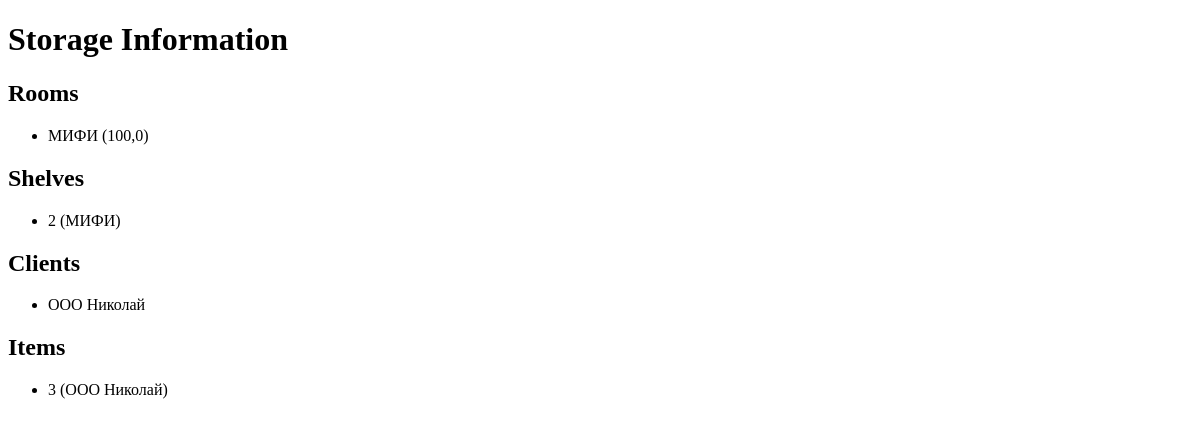
Page /storage/ on the earlier database version.
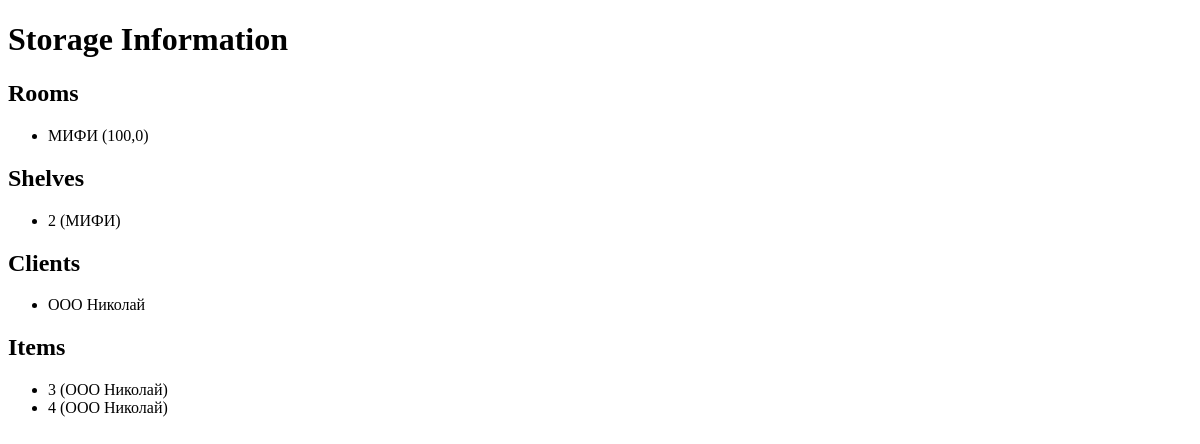
Same page on the later database version.
### Warehouse/models.py (models this page shows, shortened)
class Room(models.Model):
    name = models.CharField(max_length=100, verbose_name='Название склада')
    volume = models.FloatField(verbose_name='Объем')
    def __str__(self):
        return self.name
    class Meta:
        verbose_name_plural = 'Склады'
        verbose_name = 'Склад'
        ordering = ['name']

class Shelf(models.Model):
    number = models.PositiveIntegerField(verbose_name='Номер стеллажа')
    room = models.ForeignKey(Room, on_delete=models.CASCADE, verbose_name='Склад')
    storage_capacity = models.PositiveIntegerField(verbose_name='Вместимость')
    height = models.FloatField(verbose_name='Высота')
    width = models.FloatField(verbose_name='Ширина')
    length = models.FloatField(verbose_name='Длина')
    max_load = models.FloatField(verbose_name='Максимальная нагрузка')
    class Meta:
        verbose_name_plural = 'Стеллажи'
        verbose_name = 'Стеллаж'
        ordering = ['number']

class Client(models.Model):
    name = models.CharField(max_length=100, verbose_name='Название организации')
    bank_details = models.TextField(verbose_name='Банковские реквизиты')
    def __str__(self):
        return self.name
    class Meta:
        verbose_name_plural = 'Клиенты'
        verbose_name = 'Клиент'
        ordering = ['name']

class Product(models.Model):
    name = models.CharField(max_length=100, verbose_name='Название товара')
    height = models.FloatField(verbose_name='Высота')
    width = models.FloatField(verbose_name='Ширина')
    length = models.FloatField(verbose_name='Длина')
    weight = models.FloatField(verbose_name='Вес')
    arrival_date = models.DateField(verbose_name='Дата поступления')
    contract_number = models.PositiveIntegerField(verbose_name='Номер договора')
    client = models.ForeignKey(Client, on_delete=models.CASCADE, verbose_name='Клиент')
    contract_end_date = models.DateField(verbose_name='Дата окончания договора')
    shelf = models.ForeignKey(Shelf, on_delete=models.CASCADE, verbose_name='Стеллаж')
    position = models.PositiveIntegerField(verbose_name='Позиция')
    class Meta:
        verbose_name_plural = 'Товары'
        verbose_name = 'Товар'
        ordering = ['height']

### Warehouse/views.py (the view)
# urls.py: path('storage/', storage_view, name='storage_view'),
def storage_view(request):
    rooms = Room.objects.all()
    shelves = Shelf.objects.all()
    clients = Client.objects.all()
    products = Product.objects.all()
    context = {
        'rooms': rooms,
        'shelves': shelves,
        'clients': clients,
        'products': products,
    }
    return render(request, 'storage.html', context)

### templates/storage.html (shortened to what this page needs)
<!DOCTYPE html>
<html lang="en">
<head>
</head>
<body>
<h1>Storage Information</h1>
<h2>Rooms</h2>
<ul>
  {% for room in rooms %}
    <li>{{ room.name }} ({{ room.volume }})</li>
  {% endfor %}
</ul>
<h2>Shelves</h2>
<ul>
  {% for shelf in shelves %}
    <li>{{ shelf.number }} ({{ shelf.room }})</li>
  {% endfor %}
</ul>
<h2>Clients</h2>
<ul>
  {% for client in clients %}
    <li>{{ client.name }}</li>
  {% endfor %}
</ul>
<h2>Items</h2>
<ul>
  {% for product in products %}
    <li>{{ product.contract_number }} ({{ product.client }})</li>
  {% endfor %}
</ul>
</body>
</html>

Differences in the rows shown:
added Product: contract_number "4", client "ООО Николай"
